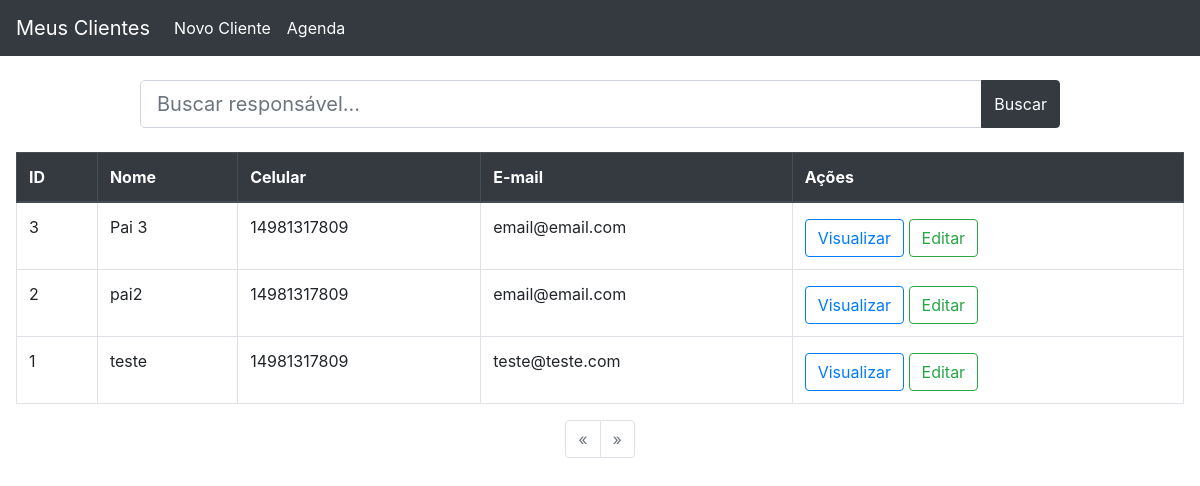
Screenshot of /crianca/listar_resp with the database file from the repository.
### clientes/models.py (models this page shows, shortened)
class Pais(models.Model):
    pai_nome = models.CharField("Nome Completo", max_length=250)
    pai_rg = models.CharField("RG", max_length=250)
    pai_cpf = BRCPFField('CPF')
    pai_celular = models.CharField('Celular', max_length=15)
    pai_cep = BRPostalCodeField('CEP')
    pai_endereco = models.CharField('Endereço', max_length=250)
    pai_num_casa = models.CharField('Número', max_length=250)
    pai_complemento_casa = models.CharField('Complemento', max_length=250, blank=True)
    pai_bairro = models.CharField('Bairro', max_length=250)
    pai_cidade = models.CharField('Cidade', max_length=250)
    pai_uf = BRStateField('UF')
    pai_email = models.EmailField('Email')
    class Meta:
        db_table = "pais"
        ordering = ('pai_nome',)
        verbose_name = "pais"
        verbose_name_plural = "pais"

### clientes/views.py (the view)
# urls.py: path('listar_resp', listar_resp, name='listar_resp'),
def listar_resp(request):
    busca = request.GET.get('busca')
    if busca:
        pais_list = Pais.objects.filter(
            pai_nome__icontains=busca).order_by('pai_nome')
    else:
        pais_list = Pais.objects.all().order_by('pai_nome')
    paginacao = Paginator(pais_list, 10)
    pagina = request.GET.get('page')
    pais = paginacao.get_page(pagina)
    context = {
        'pais':pais
    }
    return render(request, 'responsavel/listar_resp.html', context)

### templates/responsavel/listar_resp.html (shortened to what this page needs)
{% extends "base.html" %}
{% block main %}
<div class="container" id="areabusca">
	<div class="row justify-content-center mb-4 mt-4">
		<div class="col-10">
			<form>
				<div class="input-group">
					<input type="text" class="form-control form-control-lg" name="busca" id="busca" type="text"
						placeholder="Buscar responsável..." value="{{ request.GET.busca }}">
					<div class="input-group-append">
						<button class="btn btn-dark" type="submit"> Buscar</button>
					</div>
				</div>
			</form>
		</div>
	</div>
</div>
<div class="table-responsive-md">
	<table class="table table-hover table-bordered">
		<thead class="thead-dark">
			<tr>
				<th scope="col">ID</th>
				<th scope="col">Nome</th>
				<th scope="col">Celular</th>
				<th scope="col">E-mail</th>
				<th scope="col">Ações</th>
			</tr>
		</thead>
		<tbody>
			{% for pais in pais %}
			<tr>
				<td>{{ pais.id }} </th>
				<td>{{ pais.pai_nome }} </th>
				<td>{{ pais.pai_celular }} </td>
				<td>{{ pais.pai_email }} </td>
				<td>
					<a href=" {% url "visualizar_resp" pais.pk %}" class="btn btn-outline-primary mt-1" >  Visualizar </a>
					<a href="{% url "editar_resp" pais.id %} " class="btn btn-outline-success mt-1">  Editar </a>
				</td>
			</tr>
			{% endfor %}
		</tbody>
	</table>
</div>
<nav>
	<ul class="pagination justify-content-center">
		{% if responsaveis.has_previous %}
		<li class="page-item">
			<a class="page-link"
				href="?page={{ responsaveis.previous_page_number }}{% if request.GET.busca %}&busca={{ request.GET.busca }}{% endif %}"
				aria-label="Anterior">
				<span aria-hidden="true">&laquo;</span>
			</a>
		</li>
		{% else %}
		<li class="page-item disabled">
			<a class="page-link" aria-label="Anterior">
				<span aria-hidden="true">&laquo;</span>
			</a>
		</li>
		{% endif %}
		{% if responsaveis.has_next %}
		<li class="page-item">
			<a class="page-link"
				href="?page={{ responsaveis.next_page_number }}{% if request.GET.busca %}&busca={{ request.GET.busca }}{% endif %}"
				aria-label="Next">
				<span aria-hidden="true">&raquo;</span>
			</a>
		</li>
		{% else %}
		<li class="page-item disabled">
			<a class="page-link" aria-label="Next">
				<span aria-hidden="true">&raquo;</span>
			</a>
		</li>
		{% endif %}
	</ul>
</nav>
{% endblock main %}

### static/css/style.css (style rules this page uses)
html, body { height: 100%; }
.pagination > li > a { background-color: white; color: #343a40; }

### rows the page displays
Pais: id "3", pai_nome "Pai 3", pai_celular "14981317809", pai_email "email@email.com"
Pais: id "2", pai_nome "pai2", pai_celular "14981317809", pai_email "email@email.com"
Pais: id "1", pai_nome "teste", pai_celular "14981317809", pai_email "teste@teste.com"
